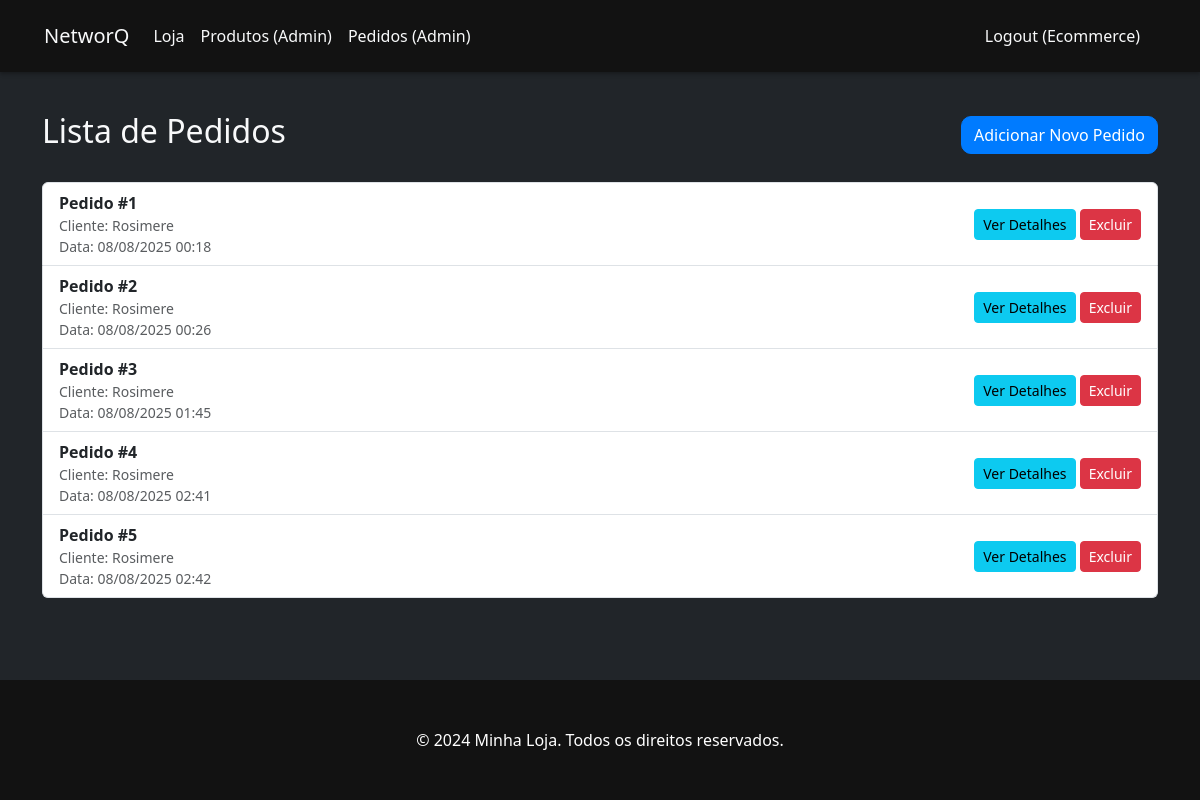
Page /pedidos/ (signed in) on the committed database.
### ecommerce/models.py (models this page shows, shortened)
class CustomUser(AbstractUser):
    CARGO_CHOICES = [
        ('user', 'Usuário'),
        ('empresa', 'Empresa'),
    ]
    cargo = models.CharField(max_length=10, choices=CARGO_CHOICES, default='user')
    class Meta:
        verbose_name = "Usuário"
        verbose_name_plural = "Usuários"

class Pedido(models.Model):
    STATUS_CHOICES = [
        ('aguardando_pagamento', 'Aguardando Pagamento'),
        ('processando', 'Processando'),
        ('enviado', 'Enviado'),
        ('entregue', 'Entregue'),
        ('cancelado', 'Cancelado'),
    ]
    cliente = models.ForeignKey(Cliente, on_delete=models.CASCADE)
    data_pedido = models.DateTimeField(auto_now_add=True)
    status = models.CharField(max_length=20, choices=STATUS_CHOICES, default='aguardando_pagamento')

class Cliente(models.Model):
    user = models.OneToOneField(CustomUser, on_delete=models.CASCADE)
    telefone = models.CharField(max_length=15, blank=True)
    endereco = models.CharField(max_length=255, blank=True)

### ecommerce/views.py (the view)
# urls.py: path('pedidos/', PedidoListView.as_view(), name='pedido_list'),
@method_decorator(empresa_required, name='dispatch')
class PedidoListView(ListView):
    model = Pedido
    template_name = 'ecommerce/pedido_list.html'
    context_object_name = 'pedidos'

### ecommerce/views.py (called while the page is built)
def is_empresa(user):
    return user.is_authenticated and user.cargo == 'empresa'

### ecommerce/templates/ecommerce/pedido_list.html
{% extends 'ecommerce/base.html' %}
{% block content %}
<div class="d-flex justify-content-between align-items-center mb-4">
    <h2>Lista de Pedidos</h2>
    <a href="{% url 'pedido_create' %}" class="btn btn-primary">Adicionar Novo Pedido</a>
</div>
{% if pedidos %}
<ul class="list-group">
    {% for pedido in pedidos %}
    <li class="list-group-item d-flex justify-content-between align-items-center">
        <div>
            <strong>Pedido #{{ pedido.id }}</strong>
            <small class="text-muted d-block">Cliente: {{ pedido.cliente.user.username }}</small>
            <small class="text-muted d-block">Data: {{ pedido.data_pedido|date:"d/m/Y H:i" }}</small>
        </div>
        <div>
            <a href="{% url 'pedido_detail' pedido.pk %}" class="btn btn-sm btn-info">Ver Detalhes</a>
            <a href="{% url 'pedido_delete' pedido.pk %}" class="btn btn-sm btn-danger">Excluir</a>
        </div>
    </li>
    {% endfor %}
</ul>
{% else %}
<div class="alert alert-info" role="alert">
    Nenhum pedido cadastrado.
</div>
{% endif %}
{% endblock %}

### ecommerce/templates/ecommerce/base.html (shortened to what this page needs)
<!doctype html>
<html lang="en">
<head>
    <link href="https://cdn.jsdelivr.net/npm/bootstrap@5.3.3/dist/css/bootstrap.min.css" rel="stylesheet" xintegrity="sha384-QWTKZyjpPEjISv5WaRU9OFeRpok6YctnYmDr5pNlyT2bRjXh0JMhjY6hW+ALEwIH">
    <link rel="stylesheet" href="https://cdnjs.cloudflare.com/ajax/libs/font-awesome/6.5.2/css/all.min.css" xintegrity="sha512-SnH5WK+bZxgPHs44uWIX+LLJAJ9E2nJdL+T55N+vT5t6/0p+1i6v5uE5k7H7v6z8E5j6+R8+N4s6A6+A6+Cg==" />
</head>
<body>
    <div id="tsparticles"></div>
    <header>
        <nav class="navbar navbar-expand-lg navbar-dark bg-dark fixed-top">
            <div class="container-fluid">
                <a class="navbar-brand text-light" href="{% url 'home' %}">NetworQ</a>
                <div class="collapse navbar-collapse" id="navbarNav">
                    <ul class="navbar-nav me-auto mb-2 mb-lg-0">
                        <li class="nav-item">
                            <a class="nav-link text-light" href="{% url 'loja_produtos' %}">Loja</a>
                        </li>
                        {% if user.is_authenticated and user.cargo == 'empresa' %}
                            <li class="nav-item">
                                <a class="nav-link text-light" href="{% url 'produto_list' %}">Produtos (Admin)</a>
                            </li>
                            <li class="nav-item">
                                <a class="nav-link text-light" href="{% url 'pedido_list' %}">Pedidos (Admin)</a>
                            </li>
                        {% endif %}
                    </ul>
                    <ul class="navbar-nav ms-auto mb-2 mb-lg-0">
                        {% if user.is_authenticated %}
                            <li class="nav-item">
                                <form action="{% url 'logout' %}" method="post" class="d-inline">
                                    <button type="submit" class="nav-link text-light" style="background: none; border: none; padding: .5rem 1rem; color: rgba(255,255,255,.55);">Logout ({{ user.username }})</button>
                                </form>
                            </li>
                        {% endif %}
                    </ul>
                </div>
            </div>
        </nav>
    </header>
    <main class="container" style="margin-top: 80px;">
        {% block content %}
        {% endblock %}
    </main>
    <footer class="footer mt-auto py-3">
        <div class="container text-center">
            <span class="text-white">© 2024 Minha Loja. Todos os direitos reservados.</span>
        </div>
    </footer>
</body>
</html>

### ecommerce/templates/ecommerce/base.html (style rules this page uses)
:root { --primary-color: #007bff; --secondary-color: #6c757d; --background-dark: #212529; --header-footer-dark: #121212; --text-dark: #f8f9fa; --text-light: #f8f9fa; --font-family: 'Segoe UI', Roboto, 'Helvetica Neue', Arial, sans-serif; }
body { font-family: var(--font-family); background-color: var(--background-dark); color: var(--text-dark); display: flex; flex-direction: column; min-height: 100vh; }
main { flex-grow: 1; }
.navbar { background-color: var(--header-footer-dark) !important; box-shadow: 0 2px 4px rgba(0,0,0,0.3); padding: 1rem 2rem; }
.navbar .nav-link { color: var(--text-dark); font-weight: 500; transition: color 0.3s ease; }
.container { padding-top: 2rem; padding-bottom: 2rem; }
.footer { background-color: var(--header-footer-dark); color: var(--text-light); padding: 2rem 0; margin-top: 4rem; text-align: center; }
.btn-primary { background-color: var(--primary-color); border-color: var(--primary-color); border-radius: 10px; }
#tsparticles { position: fixed; width: 100%; height: 100%; top: 0; left: 0; z-index: -1; opacity: 0.8; }

### rows in the picture
CustomUser: username "Ecommerce"
Pedido: id "1", cliente.user.username "Rosimere", data_pedido "08/08/2025 00:18"
Pedido: id "2", cliente.user.username "Rosimere", data_pedido "08/08/2025 00:26"
Pedido: id "3", cliente.user.username "Rosimere", data_pedido "08/08/2025 01:45"
Pedido: id "4", cliente.user.username "Rosimere", data_pedido "08/08/2025 02:41"
Pedido: id "5", cliente.user.username "Rosimere", data_pedido "08/08/2025 02:42"
